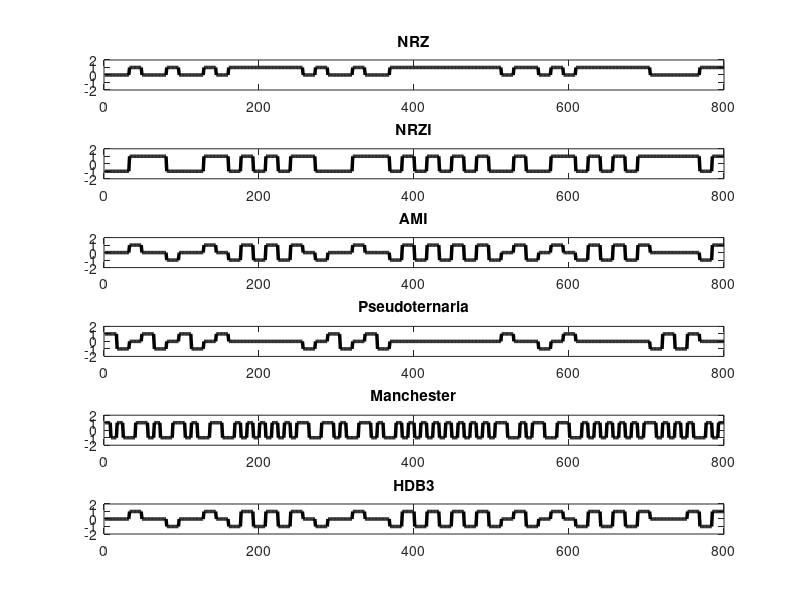
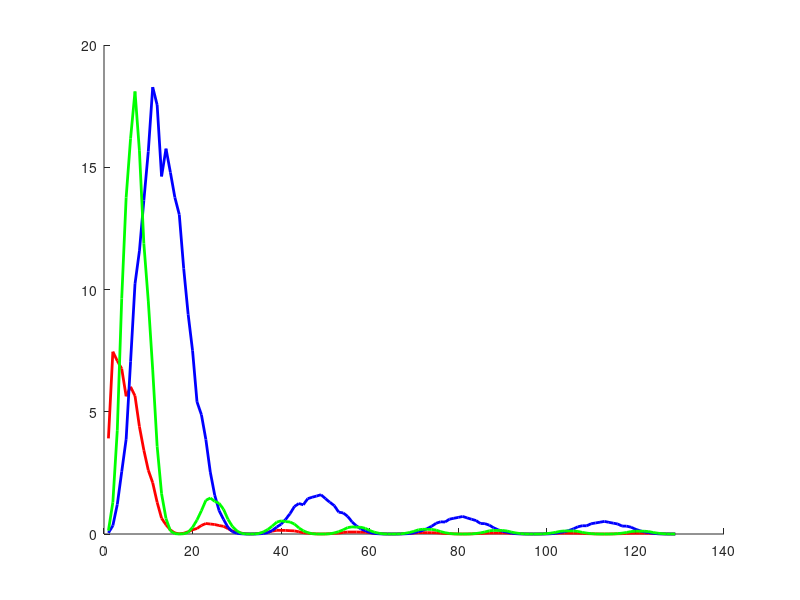

The MATLAB script that drew these images, in order:
clear all; close all; clc;

pkg load signal

Ts = 16; % pontos por simbolo (para cada bit 16x)
Tb = Ts; % tempo de duracao do bit
Nb = 1000; % numero de bits tentando aproximar do infinito 
B=rand(1,Nb) > 0.5; % gera Nb bits aleatoriamente metade estao acima de 0.5 e metade a abaixo
                  %se for menor da bit 0 se for maior da bit 1
T = 1:50 * Tb; % tempo usado para mostrar grafico

% pulsos
% pulso NRZ
pulso_nrz = ones(1, Ts);

% pulso RZ
%pulso_rz = zeros(1, Ts/2);
%pulso_rz(Ts/2:Ts) =  1;

pulso = pulso_nrz;
%pulso = pulso_rz;

%Codificão polar RZ
%RZ = []; 
%for b=B
%    if (b==0)
%        simbolo = -1;
%    else
%        simbolo = 1;
%    end
%    
%    RZ = [RZ simbolo*pulso];
%   
%end
%
%figure;
%subplot(611);
%p=plot(T,RZ(T));
%title('RZ')
%axis([0 length(T) -2 2]);
%set(p,'Color','black','LineWidth',2.5)


%Codificão polar NRZ
NRZ = []; 
for b=B
    if (b==0)
        simbolo = 0;        %Unipolar simbolo = 0
    else
        simbolo = 1;
    end
    
    NRZ = [NRZ simbolo*pulso];
   
end

figure;
subplot(611);
p=plot(T,NRZ(T));
title('NRZ')
axis([0 length(T) -2 2]);
set(p,'Color','black','LineWidth',2.5)

% codigo NRZI
NRZI = [];

simbolo=-1;
for b = B
    if(b==1)
        simbolo = simbolo*(-1);
    end

    NRZI = [NRZI simbolo*pulso];
end

%grafico
subplot(612);
p=plot(T,NRZI(T));
title('NRZI');
axis([0 length(T) -2 2]);
set(p,'Color','black','LineWidth',2.5)

%% Bipolar AMI
AMI = [];

aux = 1;
for b=B
    if (b == 1)
        if (aux == 1)
            simbolo = 1;
            aux = 0;
        else 
            simbolo = -1;
            aux = 1;
        end
    else
         simbolo = 0;
    end

    AMI = [AMI simbolo*pulso];
end

%grafico
subplot(613);
p=plot(T,AMI(T));
title('AMI')
axis([0 length(T) -2 2]);
set(p,'Color','black','LineWidth',2.5)

%PSEUDOTERNARIA
PSEUD = []; 

aux = 1;
for b=B
    if (b == 0)
        if (aux == 1)
            simbolo = 1;
            aux = 0;
        else 
            simbolo = -1;
            aux = 1;
        end
    else
         simbolo = 0;
    end
    
    PSEUD = [PSEUD simbolo*pulso];
        
end

subplot(614);
p=plot(T,PSEUD(T));
title('Pseudoternaria')
axis([0 length(T) -2 2]);
set(p,'Color','black','LineWidth',2.5)

%%MANCHESTER
MANCH=[];

m=1;
for b=B 
    if (b==0)
        simbolo=1; 
    else 
        simbolo=-1;
    end;
    
    MANCH = [MANCH simbolo*pulso(1:Ts/2) (-1)*simbolo*pulso(Ts/2+1:Ts)];
   
end;

subplot(615);
p=plot(T,MANCH(T));
title('Manchester')
axis([0 length(T) -2 2]);
set(p,'Color','black','LineWidth',2.5)

%
%%MANCHESTER DIFERENCIAL 

DIFFMANCH=[];
aux=-1;
for b=B
    if (b==0)
        simbolo=aux; 
    elseif (b==1 && aux==-1) 
        simbolo=1;
        aux=1;
    else
        simbolo=-1;
        aux=-1;
    end;
    
    DIFFMANCH = [DIFFMANCH simbolo*pulso(1:Ts/2) (-1)*simbolo*pulso(Ts/2+1:Ts)];

end;

subplot(616);
p=plot(T,DIFFMANCH(T));
title('Manchester Diferencial')
axis([0 length(T) -2 2]);
set(p,'Color','black','LineWidth',2.5)

%%B8ZS
B8ZS=[];

aux = 1;
count_zero = 0;
for b=B
    if (b == 1)
        count_zero = 0;
        if (aux == 1)
            simbolo = 1;
            aux = 0;
        else 
            simbolo = -1;
            aux = 1;
        end
    else
         simbolo = 0;
         count_zero = count_zero + 1;
    end
    
    if (count_zero == 8)
        
        B8ZS = [B8ZS(1:(end-50)) ((-1)^aux)*pulso (-(-1)^aux)*pulso 0*pulso (-(-1)^aux)*pulso ((-1)^aux)*pulso];
        count_zero = 0;
        
    else 
        B8ZS = [B8ZS simbolo*pulso];     
    end
    
end

%grafico
%subplot(615);
p=plot(T,B8ZS(T));
title('B8ZS')
axis([0 length(T) -2 2]);
set(p,'Color','black','LineWidth',2.5)


%%HDB3
HDB3=[];

aux = 1;
count_zero = 0;
aux_V = 0;
first_one = 1;
for b=B
    if (b == 1)
        count_zero = 0;
        aux_V = aux_V + 1;
        if (aux == 1)
            simbolo = 1;
            aux = 0;
        else 
            simbolo = -1;
            aux = 1;
        end
    else
         simbolo = 0;
         count_zero = count_zero + 1;
    end
    
    if (count_zero == 4)
        if((mod(aux_V,2)~=0) + first_one )
                HDB3 = [HDB3(1:(end)) ((-1)^aux)*pulso];
                first_one = 0;
        else
                 HDB3 = [HDB3(1:(end-50)) (-(-1)^aux)*pulso 0*pulso 0*pulso ((-1)^aux)*pulso];
        end
        aux_V = 0;
        count_zero = 0;
    else 
        HDB3 = [HDB3 simbolo*pulso];     
    end
    
end

%grafico
%subplot(616);
p=plot(T,HDB3(T));
title('HDB3')
axis([0 length(T) -2 2]);
set(p,'Color','black','LineWidth',2.5)



% Calculo de PSDs

% PSD usando metodo de Welch (pode ser usado tambem o periodogram)

figure;
hold on;

%Hpsd=psd(spectrum.welch,NRZ); % matlab
%[Hpsd,f] = pwelch(NRZ); %octave
%handle1=plot(Hpsd);
%set(handle1,'LineWidth',2,'Color','r');

%Hpsd=psd(spectrum.welch,RZ); % matlab
[Hpsd,f] = pwelch(NRZ); %octave
handle1=plot(Hpsd);
set(handle1,'LineWidth',2,'Color','r');

%Hpsd=psd(spectrum.welch,MANCH); % matlab
[Hpsd,f] = pwelch(MANCH); %octave
handle1=plot(Hpsd);
set(handle1,'LineWidth',2,'Color','b')

%Hpsd=psd(spectrum.welch,AMI); % matlab
[Hpsd,f] = pwelch(AMI); ; %octave
handle1=plot(Hpsd);
set(handle1,'LineWidth',2,'Color','g')

%b8z6
%Hpsd=psd(spectrum.welch,MANCH); % matlab
%[b8z6,f] = pwelch(MANCH); %octave
%handle1=plot(b8z6);
%set(handle1,'LineWidth',2,'Color','b')

%Hpsd=psd(spectrum.welch,AMI); % matlab
%[b8z6,f] = pwelch(AMI); ; %octave
%handle1=plot(b8z6);
%set(handle1,'LineWidth',2,'Color','g')

%HDB3
%Hpsd=psd(spectrum.welch,MANCH); % matlab
%[b8z6,f] = pwelch(MANCH); %octave
%handle1=plot(b8z6);
%set(handle1,'LineWidth',2,'Color','b')

%Hpsd=psd(spectrum.welch,AMI); % matlab
%[b8z6,f] = pwelch(AMI); ; %octave
%handle1=plot(b8z6);
%set(handle1,'LineWidth',2,'Color','g')